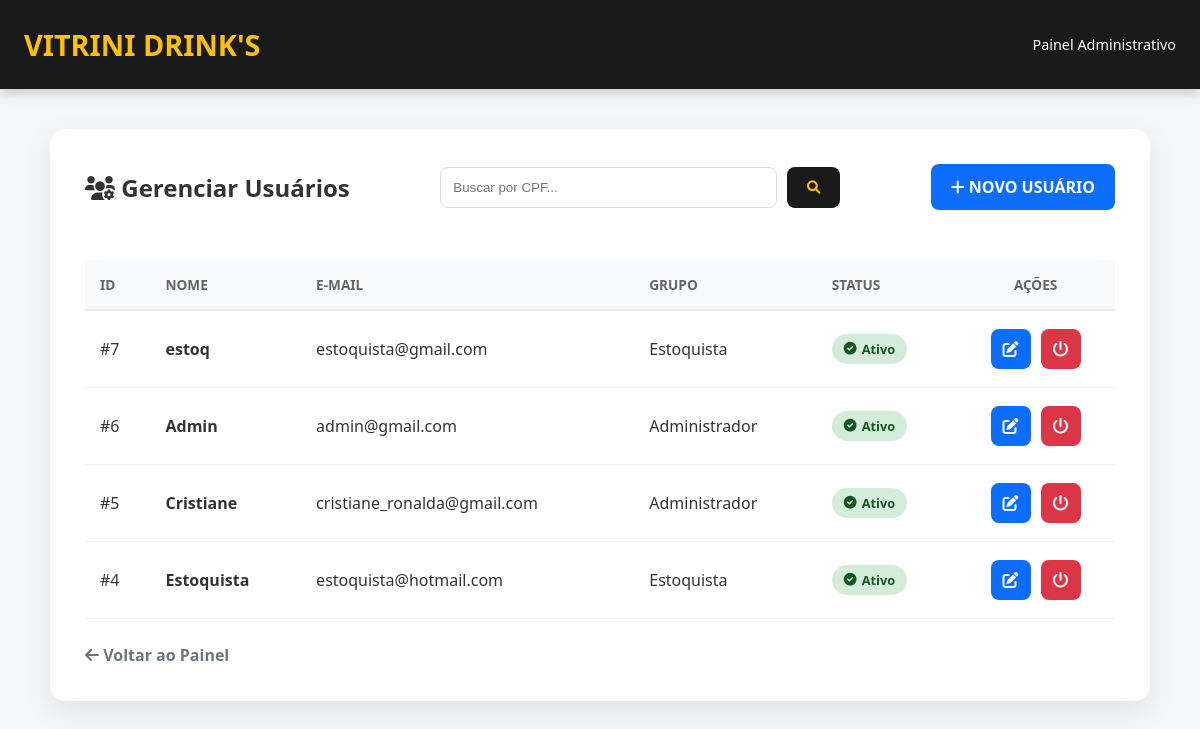
Screenshot of /listar_usuario.php (signed in) with the database file from the repository.
### tables this page shows
CREATE TABLE `usuarios` (
  `id` int(11) NOT NULL,
  `nome` varchar(255) NOT NULL,
  `cpf` varchar(14) NOT NULL,
  `email` varchar(255) NOT NULL,
  `grupo` enum('Administrador','Estoquista') NOT NULL,
  `senha` varchar(255) NOT NULL,
  `data_cadastro` timestamp NOT NULL DEFAULT current_timestamp(),
  `status` varchar(20) DEFAULT 'Ativo'
);

### listar_usuario.php (the view, shortened to what this page needs)
<?php
require_once('conexao.php');
$cpf_buscar = isset($_POST['cpf']) ? trim($_POST['cpf']) : '';
if (!empty($cpf_buscar)) {
    $query = "SELECT * FROM usuarios WHERE cpf LIKE ?";
    $stmt = mysqli_prepare($con, $query);
    $search_param = "%{$cpf_buscar}%";
    mysqli_stmt_bind_param($stmt, "s", $search_param);
    mysqli_stmt_execute($stmt);
    $result = mysqli_stmt_get_result($stmt);
} else {
    $query = "SELECT * FROM usuarios ORDER BY id DESC";
    $result = mysqli_query($con, $query);
}
?>
<!DOCTYPE html>
<html lang="pt-br">
<head>
    <link rel="stylesheet" href="https://cdnjs.cloudflare.com/ajax/libs/font-awesome/6.0.0/css/all.min.css">
</head>
<body>
<header class="admin-header">
    <div class="logo"><a href="principal.php">Vitrini Drink's</a></div>
    <div style="font-size: 0.9em;">Painel Administrativo</div>
</header>
<div class="container">
    <div class="admin-card">
        <div class="header-flex">
            <h2><i class="fas fa-users-cog"></i> Gerenciar Usuários</h2>
            <form method="POST" class="search-form">
                <input type="text" name="cpf" placeholder="Buscar por CPF..." value="<?php echo htmlspecialchars($cpf_buscar); ?>">
                <button type="submit" class="btn-search"><i class="fas fa-search"></i></button>
            </form>
            <a href="cadastro_usuario.php" class="btn-add"><i class="fas fa-plus"></i> NOVO USUÁRIO</a>
        </div>
        <div style="overflow-x: auto;">
            <table class="user-table">
                <thead>
                    <tr>
                        <th>ID</th>
                        <th>Nome</th>
                        <th>E-mail</th>
                        <th>Grupo</th>
                        <th>Status</th>
                        <th style="text-align: center;">Ações</th>
                    </tr>
                </thead>
                <tbody>
                    <?php if (mysqli_num_rows($result) > 0): ?>
                        <?php while ($row = mysqli_fetch_assoc($result)) : ?>
                            <tr>
                                <td>#<?php echo $row['id']; ?></td>
                                <td><strong><?php echo htmlspecialchars($row['nome']); ?></strong></td>
                                <td><?php echo htmlspecialchars($row['email']); ?></td>
                                <td><?php echo htmlspecialchars($row['grupo']); ?></td>
                                <td>
                                    <?php if ($row['status'] === 'Ativo'): ?>
                                        <span class="status-badge status-ativo"><i class="fas fa-check-circle"></i> Ativo</span>
                                    <?php else: ?>
                                        <span class="status-badge status-desativado"><i class="fas fa-times-circle"></i> Desativado</span>
                                    <?php endif; ?>
                                </td>
                                <td>
                                    <div class="action-btns">
                                        <a href="editar_usuario.php?id=<?php echo $row['id']; ?>" class="btn-action btn-edit" title="Editar">
                                            <i class="fas fa-edit"></i>
                                        </a>
                                        <?php if ($row['status'] === 'Ativo'): ?>
                                            <a href="listar_usuario.php?action=desativar&id=<?php echo $row['id']; ?>"
                                               class="btn-action btn-off" title="Desativar"
                                               onclick="return confirm('Deseja realmente DESATIVAR este usuário?');">
                                                <i class="fas fa-power-off"></i>
                                            </a>
                                        <?php endif; ?>
                                    </div>
                                </td>
                            </tr>
                        <?php endwhile; ?>
                    <?php else: ?>
                        <tr>
                            <td colspan="6" style="text-align: center; padding: 40px; color: #666;">Nenhum usuário encontrado.</td>
                        </tr>
                    <?php endif; ?>
                </tbody>
            </table>
        </div>
        <a href="principal.php" class="btn-back"><i class="fas fa-arrow-left"></i> Voltar ao Painel</a>
    </div>
</div>
</body>
</html>

### listar_usuario.php (style rules this page uses)
* { margin: 0; padding: 0; box-sizing: border-box; }
body { background-color: #f4f6f9; font-family: 'Segoe UI', sans-serif; color: #333; }
.admin-header { background-color: #1a1a1a; color: white; padding: 25px 2%; display: flex; justify-content: space-between; align-items: center; box-shadow: 0 4px 12px rgba(0,0,0,0.2); }
.admin-header .logo a { color: #ffc107; text-decoration: none; font-size: 1.8em; font-weight: 800; text-transform: uppercase; }
.container { max-width: 1400px; width: 95%; margin: 40px auto; padding: 0 20px; }
.admin-card { background: #fff; padding: 35px; border-radius: 15px; box-shadow: 0 10px 30px rgba(0,0,0,0.08); }
.header-flex { display: flex; justify-content: space-between; align-items: center; margin-bottom: 30px; gap: 20px; flex-wrap: wrap; }
.search-form { display: flex; gap: 10px; flex: 1; max-width: 400px; }
.search-form input { flex: 1; padding: 12px; border: 1px solid #ddd; border-radius: 8px; outline: none; }
.btn-search { background: #1a1a1a; color: #ffc107; border: none; padding: 0 20px; border-radius: 8px; cursor: pointer; }
.btn-add { background: #0d6efd; color: white; text-decoration: none; padding: 12px 20px; border-radius: 8px; font-weight: bold; }
.user-table { width: 100%; border-collapse: collapse; margin-top: 20px; }
.user-table th { text-align: left; padding: 15px; background: #f8f9fa; color: #666; font-size: 0.85em; text-transform: uppercase; border-bottom: 2px solid #eee; }
.user-table td { padding: 18px 15px; border-bottom: 1px solid #f0f0f0; }
.status-badge { padding: 6px 12px; border-radius: 20px; font-size: 0.8em; font-weight: bold; display: inline-flex; align-items: center; gap: 5px; }
.status-ativo { background: #d4edda; color: #155724; }
.action-btns { display: flex; gap: 10px; justify-content: center; }
.btn-action { width: 40px; height: 40px; display: flex; align-items: center; justify-content: center; border-radius: 8px; text-decoration: none; transition: 0.3s; color: white; }
.btn-edit { background: #0d6efd; }
.btn-off { background: #dc3545; }
.btn-back { display: inline-block; margin-top: 25px; color: #6c757d; text-decoration: none; font-weight: bold; }

### rows the page displays
usuarios: id "7", nome "estoq", email "estoquista@gmail.com", grupo "Estoquista", status "Ativo" (drawn)
usuarios: id "6", nome "Admin", email "admin@gmail.com", grupo "Administrador", status "Ativo" (drawn)
usuarios: id "5", nome "Cristiane", email "cristiane_ronalda@gmail.com", grupo "Administrador", status "Ativo" (drawn)
usuarios: id "4", nome "Estoquista", email "estoquista@hotmail.com", grupo "Estoquista", status "Ativo" (drawn)
